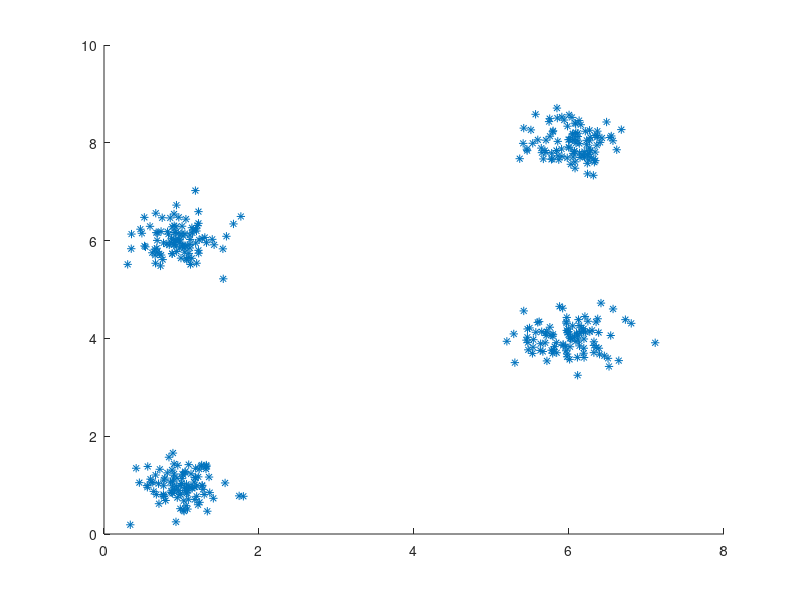

Recreate this plot in MATLAB. (Note: this script raises an error after producing the figure.)
clc, clear;
a1 = normrnd(1, 0.3, 1, 100);
b1 = normrnd(1, 0.3, 1, 100);
a2 = normrnd(1, 0.3, 1, 100);
b2 = normrnd(6, 0.3, 1, 100);
a3 = normrnd(6, 0.3, 1, 100);
b3 = normrnd(4, 0.3, 1, 100);
a4 = normrnd(6, 0.3, 1, 100);
b4 = normrnd(8, 0.3, 1, 100);
figure();
scatter([a1, a2, a3, a4], [b1, b2, b3, b4], '*');


%%
a = [a1, a2, a3, a4];
b = [b1, b2, b3, b4];
k = 4;
l = length(a);
x0 = unidrnd(l, 1, k);
y0 = unidrnd(l, 1, k);
centerCur = [a(x0);b(y0)]';
centerPre = zeros(size(centerCur));
mark = zeros([1, l]);
while abs(sum(abs(centerCur - centerPre), 'all')) > 0.005
    for i = 1:l
       dis = ((centerCur(:, 1) - a(i)) .^ 2 + (centerCur(:, 2) - b(i)) .^ 2) .^ 0.5;
       [~, index] = sort(dis);
       mark(i) = index(1);
    end
    centerPre = centerCur;
    for i = 1:length(centerCur(:, 1))
        centerCur(i, :) = [mean(a(mark == i), 'all'), mean(b(mark == i), 'all')];
    end
    drawCluster(2, [a;b]', mark, centerCur);
    
    disp(centerCur);
end